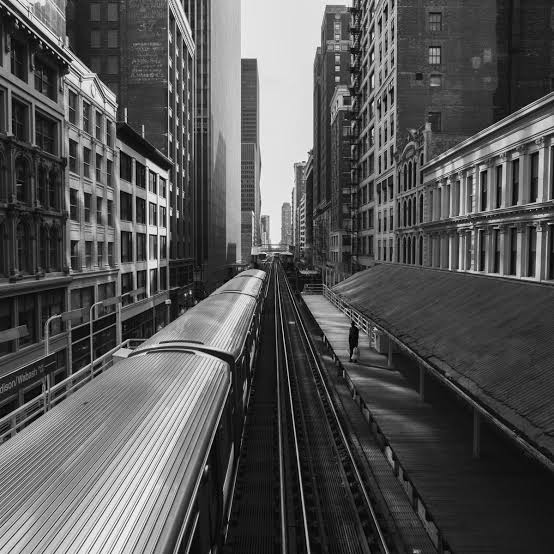
#> input picture bnw.jpg, 554 x 554 px
$ python 19highPassFilter.py
#> lines starting #> are read from the running program, lines starting #| are printed output that depends on the picture
#lab19 high pass filter in frequency domain

import numpy as np

import cv2
from matplotlib import pyplot as plt

img = cv2.imread('bnw.jpg',0)
#> img is the input picture: shape (554, 554); min 0, max 255, mean 85.3
dft = cv2.dft(np.float32(img), flags = cv2.DFT_COMPLEX_OUTPUT)
#fourier transform
f = np.fft.fft2(img)
#move the DC component of fft output to the center of the spectrum
fshift = np.fft.fftshift(f)

magnitude_spectrum = 20*np.log(np.abs(fshift))
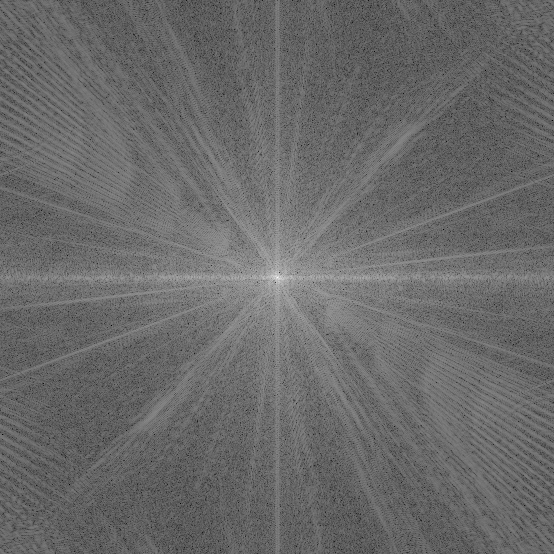
#> magnitude_spectrum: shape (554, 554) float64; min 62.39, max 341.6, mean 178.7; drawn with min black and max white

rows, cols = img.shape
#> rows = 554; cols = 554
crow,ccol = int(rows/2),int(cols/2)
#> crow = 277; ccol = 277

#use mask to remove low frequency components
fshift[int(crow-30):int(crow+30),int(ccol-30):int(ccol+30)] = 0
#logarithm transformation
magnitude_spectrum1 = 20*np.log(np.abs(fshift))
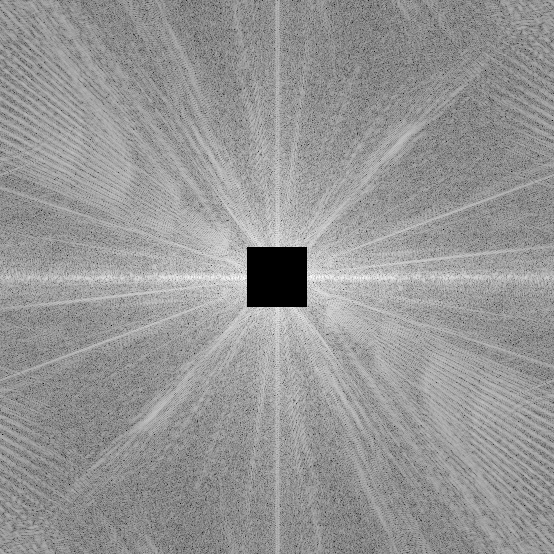
#> magnitude_spectrum1: shape (554, 554) float64; 1.17% of the values are NaN or infinite; the others: min 62.39, max 256, mean 178.1; drawn with min black, max white, NaN and infinite black
f_ishift = np.fft.ifftshift(fshift)

#inverse fourier transform
img_back = np.fft.ifft2(f_ishift)
img_back = np.abs(img_back)
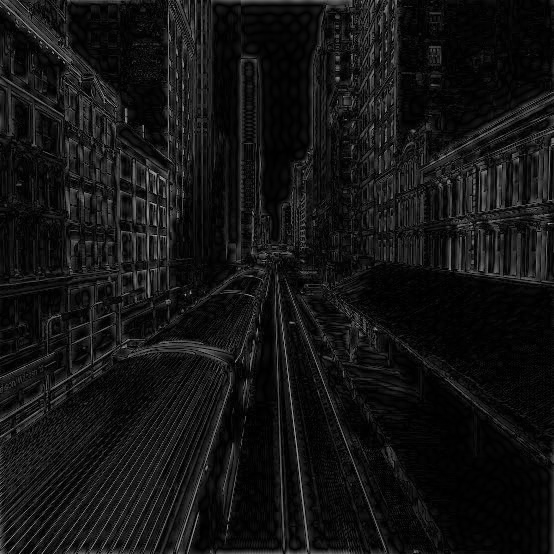
#> img_back: shape (554, 554) float64; min 0.00944, max 167.4, mean 20

plt.subplot(221),plt.imshow(img, cmap = 'gray')
plt.title('Input Image'),plt.axis('off')
plt.subplot(222),plt.imshow(magnitude_spectrum, cmap='gray')
plt.title('Magnitude Spectrum'),plt.axis('off')
plt.subplot(223),plt.imshow(magnitude_spectrum1, cmap='gray')
plt.title('After High Pass Filtering'),plt.axis('off')
plt.subplot(224),plt.imshow(img_back, cmap='gray')
plt.title('Image after HPF'),plt.axis('off')
plt.show()
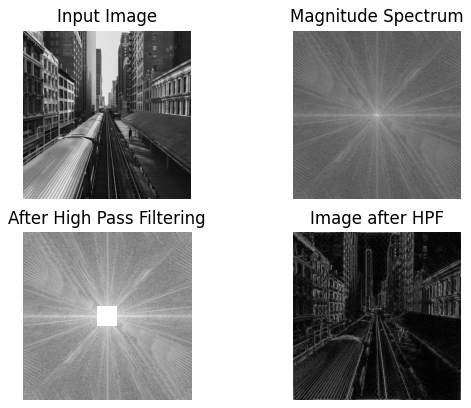
#> figure drawn by matplotlib, 4 panels

$ run again, with eye.jpg copied over bnw.jpg
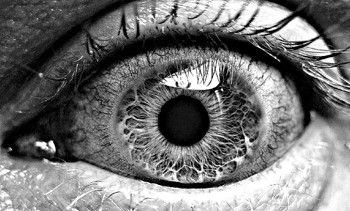
#> input picture eye.jpg, 350 x 211 px
#> img is the input picture: shape (211, 350); min 0, max 255, mean 115
#> `img_back = np.abs(img_back)`:
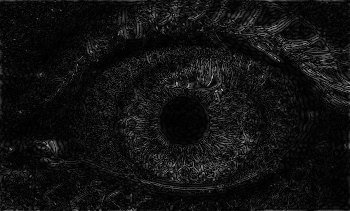
#> img_back: shape (211, 350) float64; min 0.0245, max 184.1, mean 17.6
#> `plt.show()`:
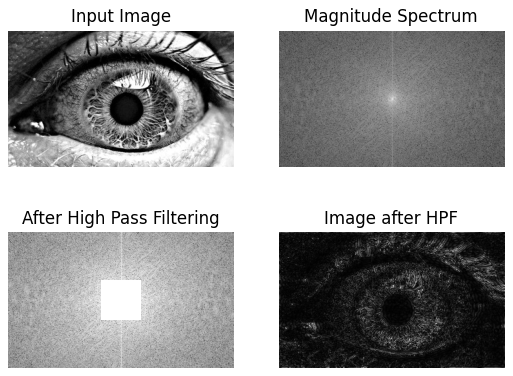
#> figure drawn by matplotlib, 4 panels
